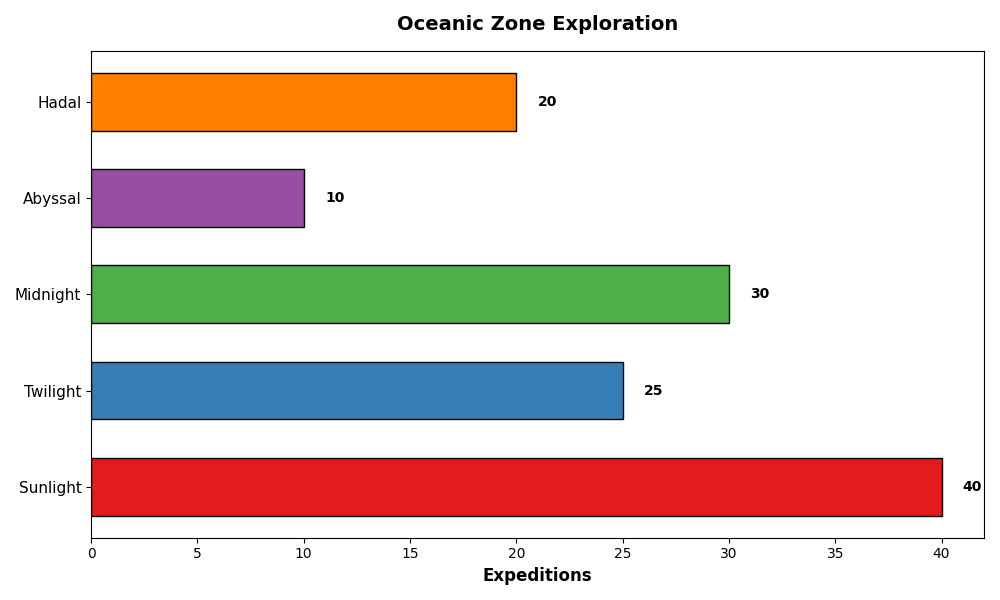

Reproduce this figure in Python.
import matplotlib.pyplot as plt

zones = ['Sunlight', 'Twilight', 'Midnight', 'Abyssal', 'Hadal']
expeditions = [40, 25, 30, 10, 20] 
new_colors = ['#e41a1c', '#377eb8', '#4daf4a', '#984ea3', '#ff7f00']

fig, ax = plt.subplots(figsize=(10, 6))

ax.barh(zones, expeditions, color=new_colors, edgecolor='black', height=0.6)

ax.set_xlabel('Expeditions', fontsize=12, fontweight='bold')
ax.set_title('Oceanic Zone Exploration', fontsize=14, fontweight='bold', pad=15)

for bar in ax.containers[0]:
    width = bar.get_width()
    ax.text(width + 1, bar.get_y() + bar.get_height() / 2, f'{width}', va='center', fontsize=10, fontweight='bold', color='black')

ax.set_yticks(range(len(zones)))
ax.set_yticklabels(zones, fontsize=11)

plt.tight_layout()
plt.show()
